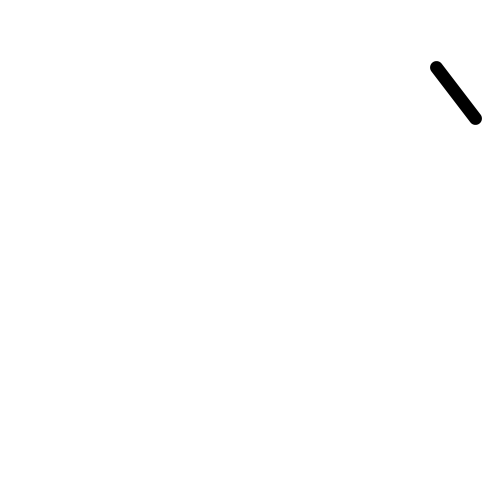
Frame 1 (no input)
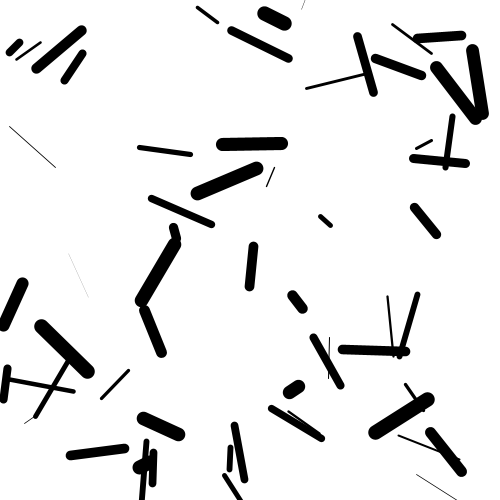
Frame 60 (the mouse pressed at the canvas centre just before this capture)
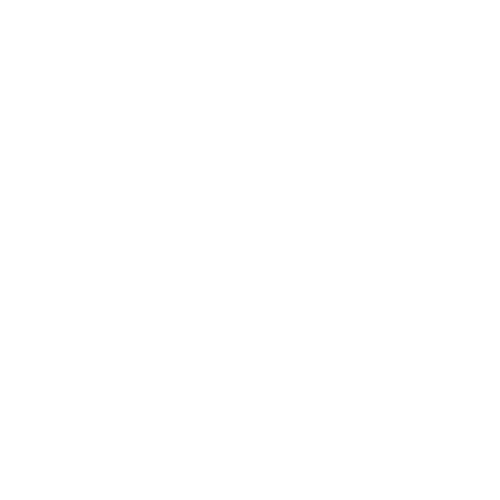
Frame 120 (the mouse held since frame 60 and released just before this capture)

The Processing sketch that drew these frames (run headless with seeded random() and noise(); from frame 60 on, the mouse is pressed at the canvas centre):

// Processing sketch: sketch2
// ── sketch2.pde
void setup(){
  frameRate(30);
  size(500,500);
  smooth();
  background(255);
}

void draw(){
  float angle = radians(random(360));
  float length = 5 + 60*abs(sin(radians(random(360))));
  float x = random(500), y = random(500);
  float strength = random(15);
  
  strokeWeight(strength);
  line(x,y,x+length*cos(angle),y+length*sin(angle));
  
  if(mousePressed){
    background(255);
  }
}
